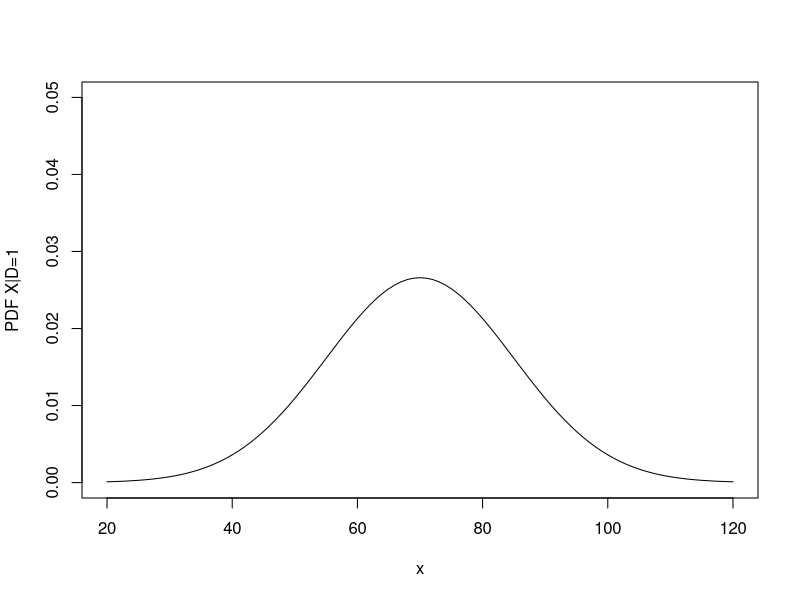
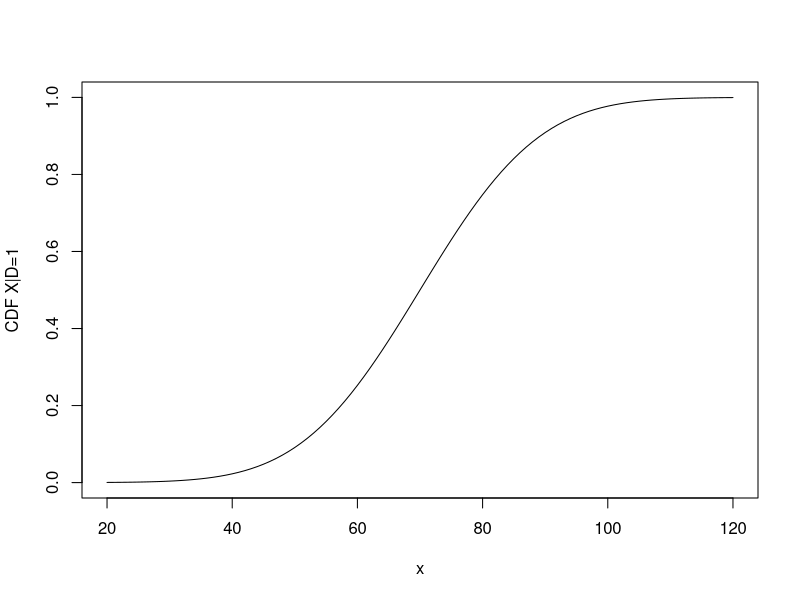

The R script that drew these images, in order:
## ---- chunk 1
knitr::opts_chunk$set(echo = TRUE)
## ---- chunk 2
par(mfrow=c(1,1))
x =seq(20,120)
hx =dnorm(x,70,15)
plot(x, hx,xlim =c(20,120),ylim =c(0,0.05),type='l',ylab="PDF X|D=1",xlab="x")
## ---- chunk 3
par(mfrow=c(1,1))
x =seq(20,120)
hx =pnorm(x,70,15)
plot(x, hx,xlim =c(20,120),ylim =c(0,1),type='l',ylab="CDF X|D=1",xlab="x")
